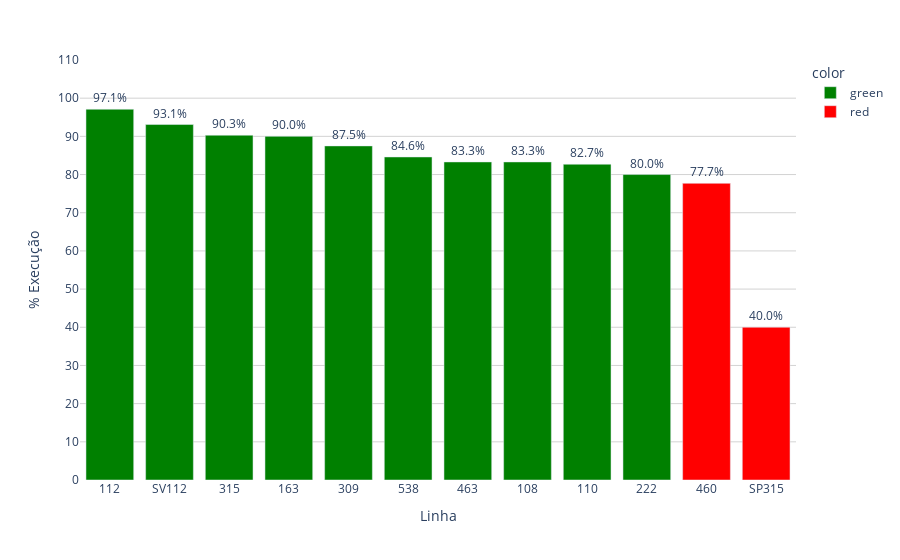

This figure's notebook cell:
### Code cell
# Criar coluna de texto formatada
faixa_grafico['text_percent'] = faixa_grafico['% Execução'].round(1).astype(str) + '%'

# Criar coluna de cor
faixa_grafico['color'] = faixa_grafico['% Execução'].apply(lambda x: 'green' if x >= 80 else 'red')

# Criar o gráfico
fig = px.bar(
    faixa_grafico,
    x='Linha',
    y='% Execução',
    text='text_percent',
    color='color',
    color_discrete_map={
        'green': 'green',
        'red': 'red'
    }
)

# Personalizar o eixo Y
fig.update_yaxes(
    dtick=10,
    range=[0, 110],
    title_text='% Execução'
)

# Melhorar aparência do texto nas barras
fig.update_traces(
    textposition='outside'
)

# Remover o fundo do gráfico
fig.update_layout(
    plot_bgcolor='white',      # Fundo da área do gráfico
    paper_bgcolor='white',     # Fundo total da imagem
    xaxis=dict(showgrid=False),  # Tirar linhas de grade no eixo X
    yaxis=dict(gridcolor='lightgrey')  # (Opcional) Manter grade Y em cinza claro
)

fig.show()


import streamlit as st

# Exibir na Streamlit
col1 = st.columns(1)

with col1[0]:
    st.plotly_chart(fig, use_container_width=True)

### Figure 1 — Plotly figure (JSON) as saved in the notebook; plotly's stock layout.template omitted (floating-point values rounded to 4 significant figures)
{"data": [{"hovertemplate": "color=green<br>Linha=%{x}<br>% Execução=%{y}<br>text_percent=%{text}<extra></extra>", "legendgroup": "green", "marker": {"color": "green", "pattern": {"shape": ""}}, "name": "green", "orientation": "v", "showlegend": true, "text": ["97.1%", "93.1%", "90.3%", "90.0%", "87.5%", "84.6%", "83.3%", "83.3%", "82.7%", "80.0%"], "textposition": "outside", "type": "bar", "x": ["112", "SV112", "315", "163", "309", "538", "463", "108", "110", "222"], "xaxis": "x", "y": [97.1, 93.1, 90.3, 90.0, 87.5, 84.6, 83.3, 83.3, 82.7, 80.0], "yaxis": "y"}, {"hovertemplate": "color=red<br>Linha=%{x}<br>% Execução=%{y}<br>text_percent=%{text}<extra></extra>", "legendgroup": "red", "marker": {"color": "red", "pattern": {"shape": ""}}, "name": "red", "orientation": "v", "showlegend": true, "text": ["77.7%", "40.0%"], "textposition": "outside", "type": "bar", "x": ["460", "SP315"], "xaxis": "x", "y": [77.7, 40.0], "yaxis": "y"}], "layout": {"barmode": "relative", "legend": {"title": {"text": "color"}, "tracegroupgap": 0}, "margin": {"t": 60}, "paper_bgcolor": "white", "plot_bgcolor": "white", "xaxis": {"anchor": "y", "domain": [0, 1], "showgrid": false, "title": {"text": "Linha"}}, "yaxis": {"anchor": "x", "domain": [0, 1], "dtick": 10, "gridcolor": "lightgrey", "range": [0, 110], "title": {"text": "% Execução"}}}}
